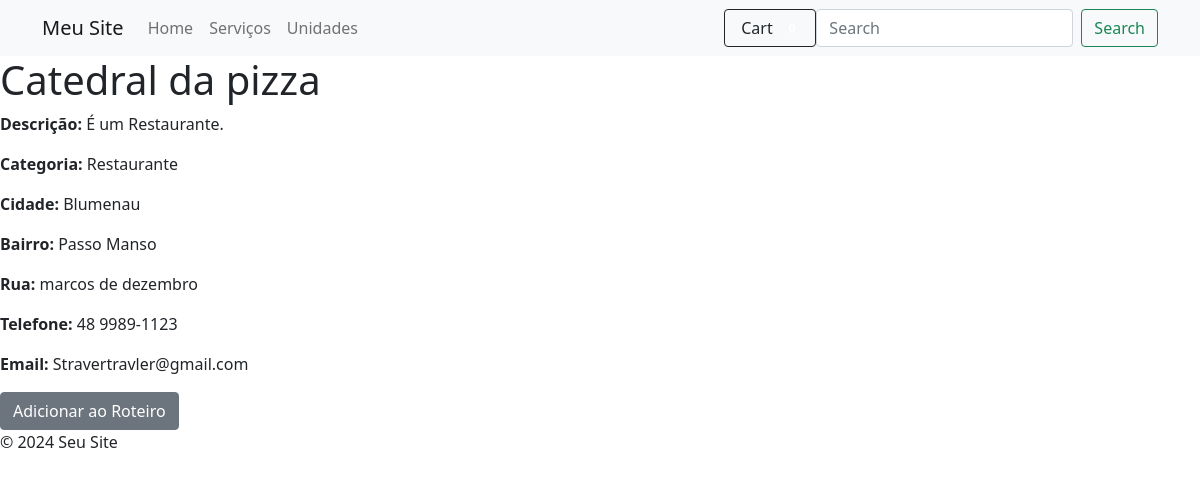
The page /local/2/ on the database its author committed.
### smarttravel/models.py (models this page shows)
class Local(models.Model):
    nome_local = models.CharField(max_length=254, verbose_name='Nome do Local')
    descricao = models.CharField(max_length=254, verbose_name='Descrição')
    cidade = models.ForeignKey(Cidade, on_delete=models.CASCADE, related_name='local')
    bairro = models.CharField(max_length=254, verbose_name='Bairro')
    rua = models.CharField(max_length=254, verbose_name='Rua')
    telefone = models.CharField(max_length=14, verbose_name='Telefone', blank=True)
    email = models.EmailField(max_length=254, verbose_name='Email', blank=True)
    tipo = models.ForeignKey(Categorias, on_delete=models.CASCADE, null=True, blank=True, related_name='locais')
    imagem = models.ImageField(upload_to='local', verbose_name='Imagem', blank=True)

class Categorias(models.Model):
    id_categorias = models.AutoField(primary_key=True)
    categorias = models.CharField(max_length=100)
    def __str__(self):
        return self.categorias

class Cidade(models.Model):
    nome_cidade = models.SlugField(max_length=254, verbose_name='cidade', unique=True)
    descricao = models.TextField(verbose_name='descrição')
    imagem = models.ImageField(upload_to="imagens/", blank=True)
    def __str__(self):
        return self.nome_cidade

### smarttravel/views.py (the view)
# urls.py: path('local/<int:local_id>/', views.local, name='local'),
def local(request, local_id):
    if request.method == 'GET':
        local = get_object_or_404(Local, id=local_id)
        return render(request, "local.html", {'local': local})

### cart/context_processors.py (called while the page is built)
def cart(request):
    return {'cart': Cart(request)}

### smarttravel/templates/local.html (shortened to what this page needs)
{% extends 'base.html' %} {% block content %}
<h1>{{ local.nome_local }}</h1>
<div class="info">
  <p><strong>Descrição:</strong> {{ local.descricao }}</p>
  <p><strong>Categoria:</strong> {{ local.tipo }}</p>
  <p><strong>Cidade:</strong> {{ local.cidade }}</p>
  <p><strong>Bairro:</strong> {{ local.bairro }}</p>
  <p><strong>Rua:</strong> {{ local.rua }}</p>
  <p><strong>Telefone:</strong> {{ local.telefone }}</p>
  <p><strong>Email:</strong> {{ local.email }}</p>
</div>
<button
  type="button"
  value="{{ local.id }}"
  class="btn btn-secondary"
  id="add-cart"
>
  Adicionar ao Roteiro
</button>
{% endblock %}

### rows shown on the page
Local: nome_local "Catedral da pizza", descricao "É um Restaurante.", tipo "Restaurante", cidade "Blumenau", bairro "Passo Manso", rua "marcos de dezembro", telefone "48 9989-1123", email "Stravertravler@gmail.com"
